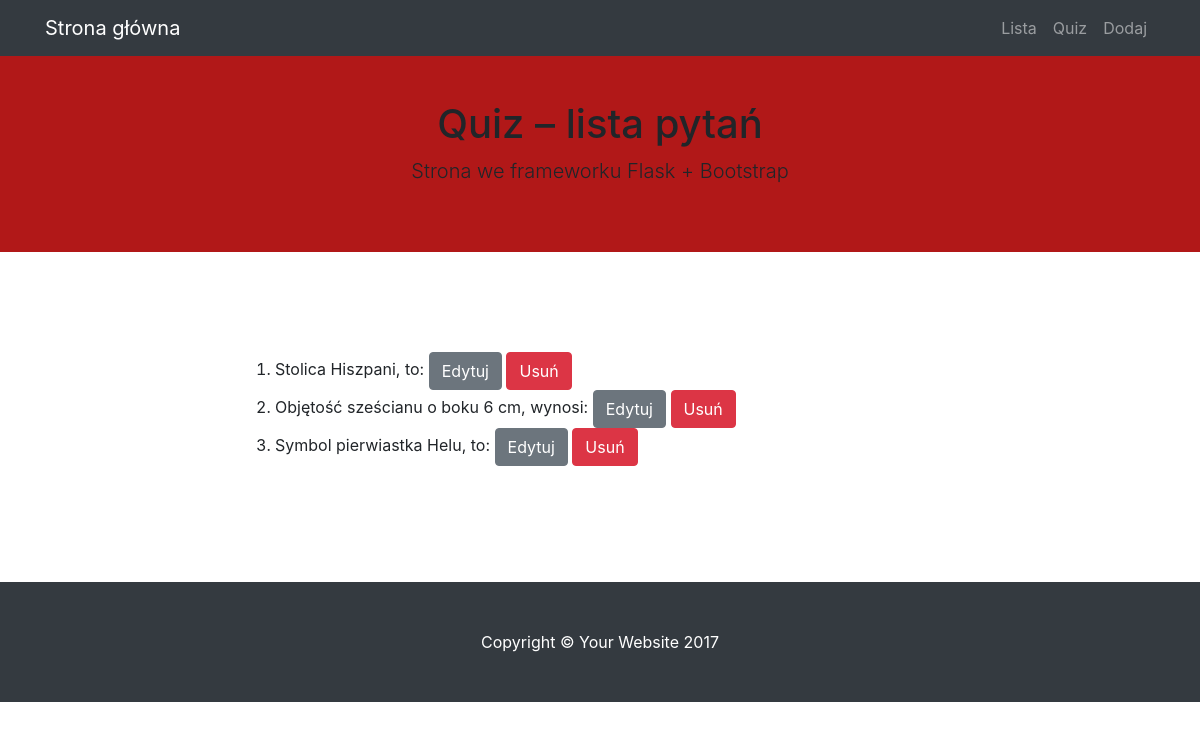
Screenshot of /lista with the database file from the repository.
### modele.py (models this page shows)
class BazaModel(Model):
    class Meta:
        database = baza

class Pytanie(BazaModel):
    pytanie = CharField(null=False)
    kategoria = ForeignKeyField(Kategoria, related_name='pytania')

### views.py (the view)
@app.route("/lista")
def lista():
    pytania = Pytanie().select()
    if not pytania.count():
        pass
    return render_template('lista.html', pytania=pytania)

### quiz.py (called while the page is built)
@app.before_request
def before_request():
    g.db = baza
    g.db.connect()

@app.after_request
def after_request(response):
    g.db.close()
    return response

### templates/lista.html (shortened to what this page needs)
{% extends "szablon.html" %}
{% block h1 %}Quiz – lista pytań{% endblock %}
{% block tresc %}
    <ol>
    {% for p in pytania %}
        <li>{{ p.pytanie }}
            <a href="{{ url_for('edytuj', pid=p.id) }}" class="btn btn-secondary">Edytuj</a>
            <a href="{{ url_for('usun', pid=p.id) }}" class="btn btn-danger">Usuń</a>
        </li>
    {% endfor %}
    </ol>
{% endblock %}

### rows the page displays
Pytanie: pytanie "Stolica Hiszpani, to:"
Pytanie: pytanie "Objętość sześcianu o boku 6 cm, wynosi:"
Pytanie: pytanie "Symbol pierwiastka Helu, to:"
